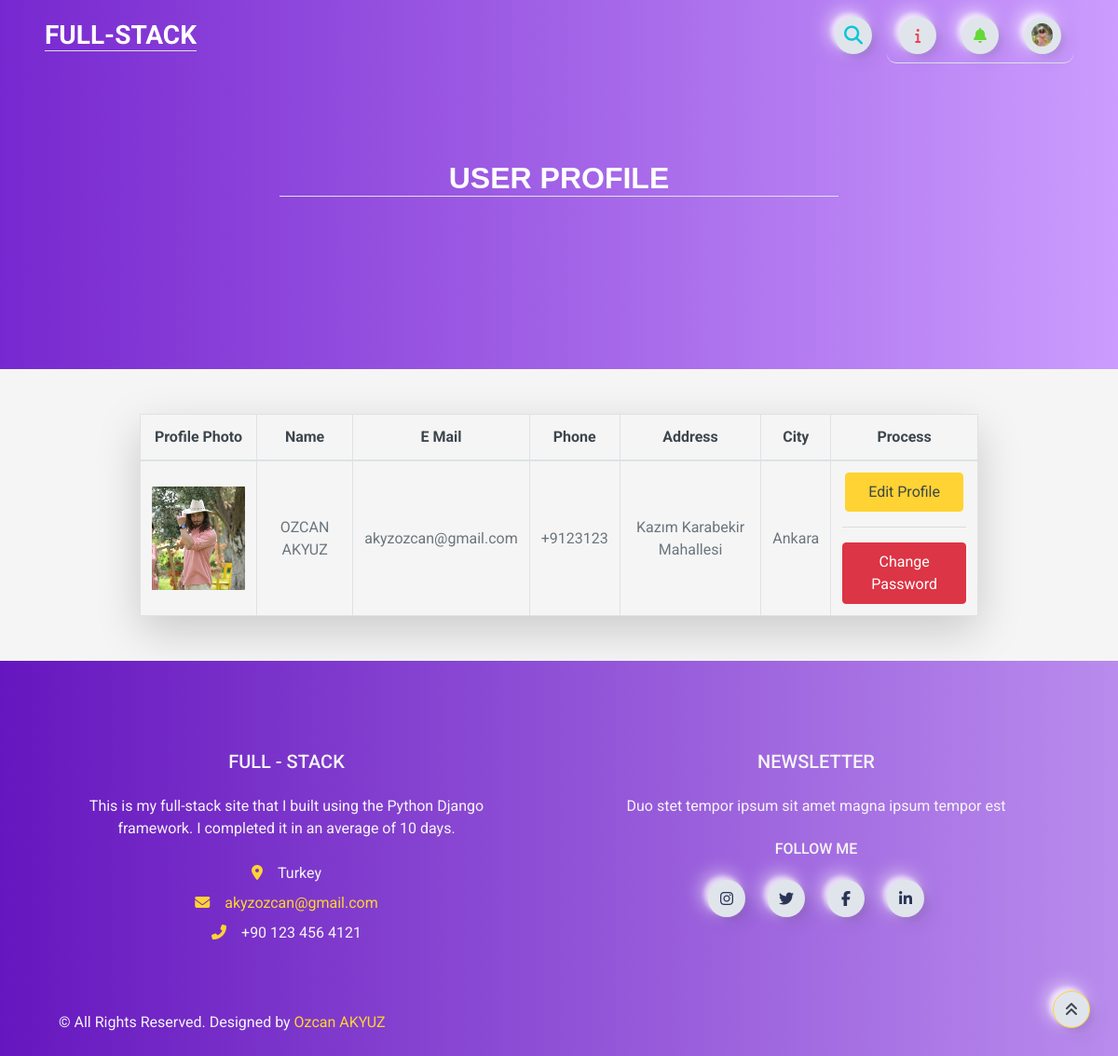
The page /user/ (signed in) on the database its author committed.
### home/models.py (models this page shows, shortened)
class UserProfile(models.Model):
    user = models.OneToOneField(User, on_delete=models.CASCADE)
    phone = models.CharField(blank=True, max_length=20)
    address = models.CharField(blank=True, max_length=150)
    city = models.CharField(blank=True, max_length=20)
    country = models.CharField(blank=True, max_length=50)
    image = models.ImageField(blank=True, upload_to='images/users/')
    def image_tag(self):
        return mark_safe('<img src="{}" height="50"/>'.format(self.image.url))
    image_tag.short_description = 'Image'

### user/views.py (the view)
# urls.py: path("", views.index, name="index"),
@login_required(login_url='/login') # Check login
def index(request):
    profile = UserProfile.objects.get_or_create(user=request.user)[0]
    if request.method == 'POST':
        user_form = UserUpdateForm(request.POST, request.FILES, instance=request.user)
        profile_form = UserProfileForm(request.POST, request.FILES, instance=request.user.userprofile)
        password_form = PasswordChangeForm(request.user, request.POST)
        if 'update_submit' in request.POST:
            if user_form.is_valid() and profile_form.is_valid():
                user_form.save()
                profile_form.save()
                messages.success(request, 'Your account has been updated!')
                return redirect('user_profile')
        elif 'password_submit' in request.POST:
            if password_form.is_valid():
                user = password_form.save()
                update_session_auth_hash(request, user)  # Important!
                messages.success(request, 'Your password was successfully updated!')
                return HttpResponseRedirect('/user')
            else:
                messages.error(request, 'Please correct the error below.<br>'+ str(password_form.errors))
                return HttpResponseRedirect('/user')
    else:
        user_form = UserUpdateForm(instance=request.user)
        profile_form = ProfileUpdateForm(instance=request.user.userprofile)
        password_form = PasswordChangeForm(request.user)
        context = {'profile': profile,
                   'user_form': user_form,
                   'profile_form': profile_form,
                    'password_form': password_form,
                   'page': 'USER PROFILE',}
        return render(request, 'user_profile.html', context)

### user/templates/user_profile.html (shortened to what this page needs)
{% extends 'base.html' %}
{% load static %}
{% block body %}
<header>
    <div class="header m-auto">
        <div class="container" style="position: relative;">
            <h2 class="text-light px-2 m-auto border-bottom" id="navbar-text">USER PROFILE</h2>
        </div>
    </div>
</header>
<table class="table table-bordered text-center rounded shadow-lg mt-5 w-75" id="user_profile" style="margin: auto;">
    <thead class="bg-secondary text-dark">
        <tr>
            <th class="user_profile_responsive_600">Profile Photo</th>
            <th class="user_profile_responsive_600">Name</th>
            <th class="user_profile_responsive_600">E Mail</th>
            <th class="user_profile_responsive">Phone</th>
            <th class="user_profile_responsive">Address</th>
            <th class="user_profile_responsive">City</th>
            <th class="user_profile_responsive_600">Process</th>
        </tr>
    </thead>
    <tbody class="align-middle">
        <tr>
            {% if profile.image %}
            <td class="align-middle"><img src="{{ profile.image.url }}" alt="..." style="width: 100px;"></td>
            {% else %}
            <td class="align-middle"><img src="" alt="NO PHOTO!" style="width: 100px;"></td>
            {% endif %}
            <td class="align-middle user_profile_responsive_600">{{ profile.user.get_full_name }}</td>
            <td class="align-middle user_profile_responsive_600">{{ profile.user.email }}</td>
            <td class="align-middle user_profile_responsive">{{ profile.phone }}</td>
            <td class="align-middle user_profile_responsive">{{ profile.address }}</td>
            <td class="align-middle user_profile_responsive">{{ profile.city }}</td>
            <td class="align-middle">
                <a class="btn btn-primary rounded px-4 py-2 rounded text-light align-items-center hidden-arrow" id="navbarDropdownEditProfile" type="button" data-toggle="modal" data-target="#containereditprofile">Edit Profile</a>
                <hr>
                <a class="btn btn-danger rounded px-3 py-2 rounded text-light align-items-center hidden-arrow" id="navbarDropdownChangePassword" type="button" data-toggle="modal" data-target="#containerchangepassword">Change Password</a>
            </td>
        </tr>
    </tbody>
</table>
{% endblock %}

### home/templates/navbar.html (shortened to what this page needs)
{% load static %}
{% load active_link_tags %}
{% block body %}
<nav class="navbar navbar-expand gradient-custom px-5">
    <div class="container-fluid" id="full-stack">
        <div class="collapse navbar-collapse" id="navbarSupportedContent">
            <a class="navbar-brand mt-2 mt-lg-0" href="/" style="margin-right: 0">
                <h3 class="pt-1 mb-1 text-light border-bottom">FULL-STACK</h3>
            </a>
        </div>
    <form action="{% url 'search' %}" method="POST">
        <div class="search-box">
            <button class="btn btnnavbar btn-search" type="button"><i class="fas fa-search"></i></button>
        </div>
    </form>
    <div class="d-flex align-items-center frame-right border-bottom">
        {% with request.resolver_match.url_name as url_name %}
                <a class="text-reset me-3 btn btnnavbar" id="information" href="#" type="button"
                {% if url_name == 'index' %}
                    onclick="homeInfo()"
                {% elif url_name == 'post_detail' %}
                    onclick="detailInfo()"
                {% elif url_name == 'search' %}
                    onclick="searchInfo()"
                {% endif %}>
                    <i class="fa-solid fa-info" style="color:#ee4056;"></i>
                </a>
        {% endwith %}
            <div class="dropdownnotif">
                <a class="text-reset me-3 dropbtnnotif hidden-arrow btn btnnavbar" href="#" onclick="myFunctionNotif()" id="navbarDropdownMenuLink" role="button" data-mdb-toggle="dropdown" aria-expanded="false">
                    <i class="fas fa-bell" style="color:#65d838;"></i>
                </a>
            </div>
            {%  if user.id is not None %}
            <div class="dropdown" id="login-signup">
                <a class="dropbtn d-flex align-items-center hidden-arrow btnnavbar" href="#" onclick="myFunction()" id="navbarDropdownMenuAvatar" role="button" data-mdb-toggle="dropdown" aria-expanded="false">
                    {% if profile.image %}
                    <img src="{{ profile.image.url }}" class="rounded-circle" height="25" alt="Black and White Portrait of a Man" loading="lazy" />
                    {% else %}
                    <img src="" class="rounded-circle" height="25" alt="Black and White Portrait of a Man" loading="lazy" alt="NO PHOTO!" />
                    {% endif %}
                </a>
            </div>
            {% else %}
            <div class="dropdown" id="login-signup">
                <a class="dropbtn d-flex align-items-center hidden-arrow btnnavbar" href="#" id="navbarDropdownMenuAvatar" type="button" data-toggle="modal" data-target="#containerlog">
                    <i class="fa-regular fa-user text-dark"></i>
                </a>
            </div>
            {% endif %}
        </div>
    </div>
</nav>
{% endblock %}

### home/static/css/main.css (style rules this page uses)
.gradient-custom { background: rgb(106, 17, 203); background: -webkit-linear-gradient(to right, rgba(106, 17, 203, 0.9), rgba(199, 147, 255, 0.9)); background: linear-gradient(to right, rgba(106, 17, 203, 0.9), rgba(199, 147, 255, 0.9)); }
.header { background: rgb(106, 17, 203); background: -webkit-linear-gradient(to right, rgba(106, 17, 203, 0.9), rgba(199, 147, 255, 0.9));; background: linear-gradient(to right, rgba(106, 17, 203, 0.9), rgba(199, 147, 255, 0.9));; height: 40vh; }
.frame-right { display: flex; flex-direction: row; justify-content: space-around; align-items: center; height: 60px; width: 200px; position: relative; transition: box-shadow 0.6s cubic-bezier(0.79,0.21,0.06,0.81); border-radius: 10px; }
.btnnavbar { height: 40px; width: 40px; border-radius: 150px; background: #e0e5ec; display: flex; flex-direction: column; justify-content: center; align-items: center; -webkit-tap-highlight-color:rgba(0,0,0,0); -webkit-tap-highlight-color:transparent; box-shadow: -7px -7px 20px #fff9, -4px -4px 5px 0px #fff9, 7px 7px 20px 0px #0001, 4px 4px 5px 0px #0001, inset 0px 0px 0px 0px #fff9, inset 0px 0px 0px 0px #0001, inset 0px 0px 0px 0px #fff9, inset 0px 0px 0px 0px #0001 ; transition: box-shadow 0.5s cubic-bezier(0.79,0.21,0.06,0.81); font-size: 16px; color: rgba(42,52,84,1); }
.dropbtn { color: white; padding: 16px; font-size: 16px; border: none; cursor: pointer; }
.dropdown { position: relative; display: inline-block; }
.dropdownnotif { position: relative; display: inline-block; }
.search-box { width: fit-content; height: fit-content; position: relative; margin-right: 1rem; }
.btn-search { width: 40px; height: 40px; border-style: none; font-size: 20px; font-weight: bold; outline: none; cursor: pointer; position: absolute; right: 0px; color:#0bc6d7 ; pointer-events: painted; border-radius: 150px; -webkit-tap-highlight-color:rgba(0,0,0,0); -webkit-tap-highlight-color:transparent; box-shadow: -7px -7px 20px #fff9, -4px -4px 5px 0px #fff9, 7px 7px 20px 0px #0001, 4px 4px 5px 0px #0001, inset 0px 0px 0px 0px #fff9, inset 0px 0px 0px 0px #0001, inset 0px 0px 0px 0px #fff9, inset 0px 0px 0px 0px #0001 ; transition: box-shadow 0.5s cubic-bezier(0.79,0.21,0.06,0.81); text-decoration: none; }
#navbar-text { align-items: center; text-align: center; font-family: 'Quicksand', sans-serif; top: 6rem; position: relative; margin: auto; max-width: 54%; }

### rows shown on the page
UserProfile: image (picture), user.get_full_name "OZCAN AKYUZ", user.email "akyzozcan@gmail.com", phone "+9123123", address "Kazım Karabekir Mahallesi", city "Ankara"
